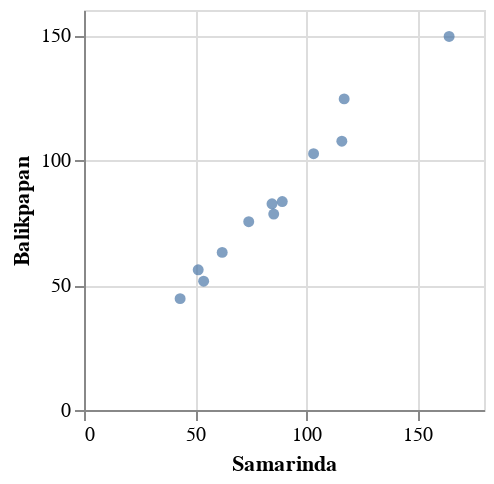

The notebook cell saved with this chart:
### Code cell
df_convert|>
@vlplot(
    :circle,
    x=:Samarinda,
    y=:Balikpapan, 
    width=200,
    height=200
)

### Figure 1 — Vega-Lite specification as saved in the notebook (floating-point values rounded to 4 significant figures)
{"data": {"values": [{"Balikpapan": 124.4, "Banjarmasin": 218.2, "Barabai": 148.5, "Ketapang": 77.01, "Kota Baru": 89.18, "Malinau": 141.4, "Palangkaraya": 173.9, "Pangkalanbun": 82.5, "Pontianak": 56.37, "Purukcahu": 124.6, "Samarinda": 117.1, "Sendawar": 168.9, "Sintang": 96.21, "Tanjungselor": 74.72, "Tarakan": 75.82}, {"Balikpapan": 56.08, "Banjarmasin": 145.3, "Barabai": 91.04, "Ketapang": 87.13, "Kota Baru": 42.78, "Malinau": 75.36, "Palangkaraya": 160.5, "Pangkalanbun": 86.47, "Pontianak": 69.83, "Purukcahu": 116.7, "Samarinda": 51.39, "Sendawar": 107.9, "Sintang": 108.9, "Tanjungselor": 47.76, "Tarakan": 49.62}, {"Balikpapan": 44.55, "Banjarmasin": 63.04, "Barabai": 56.56, "Ketapang": 93.08, "Kota Baru": 31.5, "Malinau": 87.94, "Palangkaraya": 123.1, "Pangkalanbun": 78.68, "Pontianak": 73.43, "Purukcahu": 121.1, "Samarinda": 43.26, "Sendawar": 86.55, "Sintang": 116.9, "Tanjungselor": 69.05, "Tarakan": 81.16}, {"Balikpapan": 51.52, "Banjarmasin": 59.36, "Barabai": 55.52, "Ketapang": 133.0, "Kota Baru": 33.86, "Malinau": 123.8, "Palangkaraya": 172.3, "Pangkalanbun": 116.2, "Pontianak": 98.48, "Purukcahu": 136.1, "Samarinda": 53.84, "Sendawar": 111.8, "Sintang": 146.5, "Tanjungselor": 78.37, "Tarakan": 85.83}, {"Balikpapan": 63.05, "Banjarmasin": 56.37, "Barabai": 64.87, "Ketapang": 70.4, "Kota Baru": 51.03, "Malinau": 143.6, "Palangkaraya": 101.5, "Pangkalanbun": 87.96, "Pontianak": 62.67, "Purukcahu": 97.19, "Samarinda": 62.18, "Sendawar": 81.8, "Sintang": 108.7, "Tanjungselor": 69.6, "Tarakan": 87.16}, {"Balikpapan": 82.48, "Banjarmasin": 41.05, "Barabai": 78.56, "Ketapang": 40.42, "Kota Baru": 63.87, "Malinau": 122.9, "Palangkaraya": 70.03, "Pangkalanbun": 45.92, "Pontianak": 45.13, "Purukcahu": 83.8, "Samarinda": 84.6, "Sendawar": 87.19, "Sintang": 88.28, "Tanjungselor": 56.25, "Tarakan": 64.44}, {"Balikpapan": 78.4, "Banjarmasin": 54.62, "Barabai": 75.22, "Ketapang": 42.8, "Kota Baru": 65.29, "Malinau": 132.4, "Palangkaraya": 63.74, "Pangkalanbun": 57.23, "Pontianak": 37.07, "Purukcahu": 69.62, "Samarinda": 85.37, "Sendawar": 68.02, "Sintang": 82.78, "Tanjungselor": 51.82, "Tarakan": 66.04}, {"Balikpapan": 75.34, "Banjarmasin": 74.26, "Barabai": 76.07, "Ketapang": 41.37, "Kota Baru": 56.34, "Malinau": 109.3, "Palangkaraya": 99.33, "Pangkalanbun": 57.67, "Pontianak": 26.71, "Purukcahu": 86.42, "Samarinda": 74.13, "Sendawar": 92.54, "Sintang": 81.31, "Tanjungselor": 54.13, "Tarakan": 61.6}, {"Balikpapan": 83.4, "Banjarmasin": 63.42, "Barabai": 79.59, "Ketapang": 49.54, "Kota Baru": 61.49, "Malinau": 119.5, "Palangkaraya": 84.24, "Pangkalanbun": 65.63, "Pontianak": 32.12, "Purukcahu": 88.6, "Samarinda": 89.21, "Sendawar": 88.83, "Sintang": 69.02, "Tanjungselor": 63.98, "Tarakan": 71.47}, {"Balikpapan": 102.5, "Banjarmasin": 75.2, "Barabai": 102.4, "Ketapang": 93.88, "Kota Baru": 77.41, "Malinau": 128.7, "Palangkaraya": 116.5, "Pangkalanbun": 107.0, "Pontianak": 78.87, "Purukcahu": 105.7, "Samarinda": 103.3, "Sendawar": 128.1, "Sintang": 101.5, "Tanjungselor": 61.92, "Tarakan": 67.92}, {"Balikpapan": 107.5, "Banjarmasin": 83.74, "Barabai": 112.3, "Ketapang": 106.7, "Kota Baru": 83.24, "Malinau": 109.8, "Palangkaraya": 127.2, "Pangkalanbun": 129.1, "Pontianak": 77.9, "Purukcahu": 119.7, "Samarinda": 116.0, "Sendawar": 136.3, "Sintang": 127.4, "Tanjungselor": 58.85, "Tarakan": 62.89}, {"Balikpapan": 149.4, "Banjarmasin": 166.2, "Barabai": 178.5, "Ketapang": 112.3, "Kota Baru": 117.2, "Malinau": 121.0, "Palangkaraya": 152.1, "Pangkalanbun": 111.2, "Pontianak": 92.62, "Purukcahu": 144.3, "Samarinda": 164.3, "Sendawar": 158.4, "Sintang": 126.4, "Tanjungselor": 62.73, "Tarakan": 65.06}]}, "encoding": {"x": {"field": "Samarinda", "type": "quantitative"}, "y": {"field": "Balikpapan", "type": "quantitative"}}, "height": 200, "mark": "circle", "width": 200}
